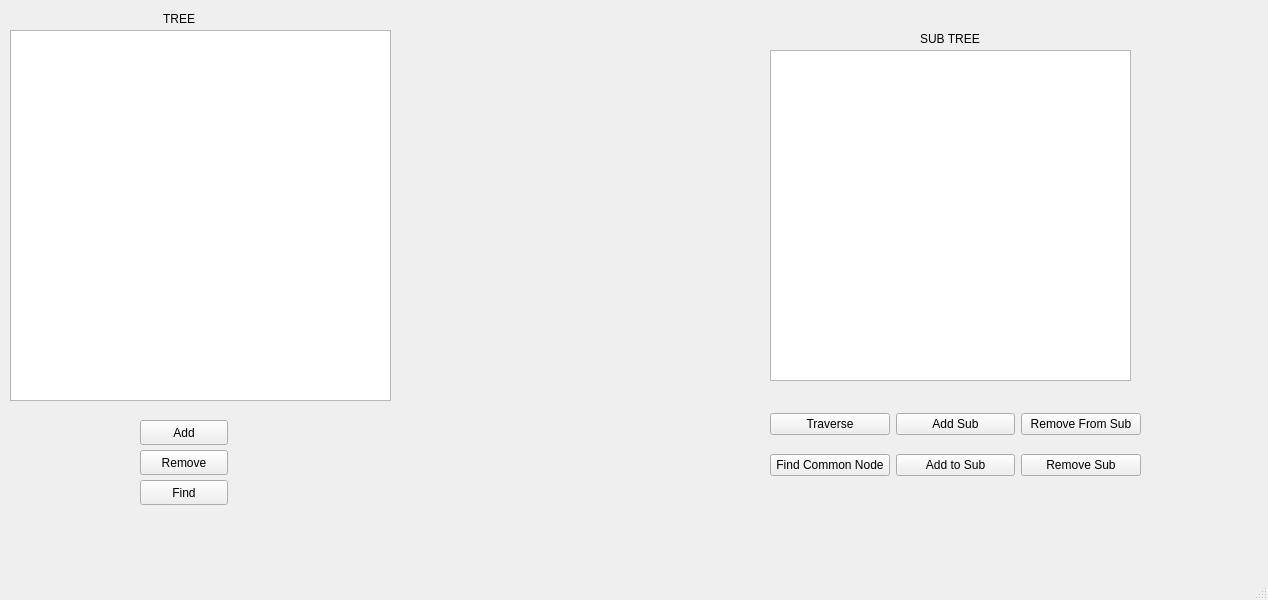
<?xml version="1.0" encoding="UTF-8"?>
<ui version="4.0">
 <class>MainWindow</class>
 <widget class="QMainWindow" name="MainWindow">
  <property name="geometry">
   <rect>
    <x>0</x>
    <y>0</y>
    <width>1268</width>
    <height>600</height>
   </rect>
  </property>
  <property name="windowTitle">
   <string>Task 1</string>
  </property>
  <widget class="QWidget" name="centralwidget">
   <widget class="QTreeView" name="treeView">
    <property name="geometry">
     <rect>
      <x>10</x>
      <y>30</y>
      <width>381</width>
      <height>371</height>
     </rect>
    </property>
    <attribute name="headerVisible">
     <bool>false</bool>
    </attribute>
   </widget>
   <widget class="QTreeView" name="treeView_2">
    <property name="geometry">
     <rect>
      <x>770</x>
      <y>50</y>
      <width>361</width>
      <height>331</height>
     </rect>
    </property>
    <attribute name="headerVisible">
     <bool>false</bool>
    </attribute>
   </widget>
   <widget class="QPushButton" name="pushButton_add">
    <property name="geometry">
     <rect>
      <x>140</x>
      <y>420</y>
      <width>88</width>
      <height>25</height>
     </rect>
    </property>
    <property name="text">
     <string>Add</string>
    </property>
   </widget>
   <widget class="QPushButton" name="pushButton_remove">
    <property name="geometry">
     <rect>
      <x>140</x>
      <y>450</y>
      <width>88</width>
      <height>25</height>
     </rect>
    </property>
    <property name="text">
     <string>Remove</string>
    </property>
   </widget>
   <widget class="QPushButton" name="pushButton_find">
    <property name="geometry">
     <rect>
      <x>140</x>
      <y>480</y>
      <width>88</width>
      <height>25</height>
     </rect>
    </property>
    <property name="text">
     <string>Find</string>
    </property>
   </widget>
   <widget class="QWidget" name="layoutWidget">
    <property name="geometry">
     <rect>
      <x>770</x>
      <y>400</y>
      <width>371</width>
      <height>91</height>
     </rect>
    </property>
    <layout class="QGridLayout" name="gridLayout">
     <item row="0" column="0">
      <widget class="QPushButton" name="pushButton_traverse">
       <property name="text">
        <string>Traverse</string>
       </property>
      </widget>
     </item>
     <item row="0" column="1">
      <widget class="QPushButton" name="pushButton_addSub">
       <property name="text">
        <string>Add Sub</string>
       </property>
      </widget>
     </item>
     <item row="0" column="2">
      <widget class="QPushButton" name="pushButton_removeFromSub">
       <property name="text">
        <string>Remove From Sub</string>
       </property>
      </widget>
     </item>
     <item row="1" column="0">
      <widget class="QPushButton" name="pushButton_commonNode">
       <property name="text">
        <string>Find Common Node</string>
       </property>
      </widget>
     </item>
     <item row="1" column="1">
      <widget class="QPushButton" name="pushButton_addToSub">
       <property name="text">
        <string>Add to Sub</string>
       </property>
      </widget>
     </item>
     <item row="1" column="2">
      <widget class="QPushButton" name="pushButton_removeSub">
       <property name="text">
        <string>Remove Sub</string>
       </property>
      </widget>
     </item>
    </layout>
   </widget>
   <widget class="QLabel" name="label">
    <property name="geometry">
     <rect>
      <x>150</x>
      <y>10</y>
      <width>66</width>
      <height>17</height>
     </rect>
    </property>
    <property name="text">
     <string>    TREE</string>
    </property>
   </widget>
   <widget class="QLabel" name="label_2">
    <property name="geometry">
     <rect>
      <x>920</x>
      <y>30</y>
      <width>71</width>
      <height>17</height>
     </rect>
    </property>
    <property name="text">
     <string>SUB TREE</string>
    </property>
   </widget>
  </widget>
  <widget class="QMenuBar" name="menubar">
   <property name="geometry">
    <rect>
     <x>0</x>
     <y>0</y>
     <width>1268</width>
     <height>22</height>
    </rect>
   </property>
  </widget>
  <widget class="QStatusBar" name="statusbar"/>
 </widget>
 <resources/>
 <connections/>
</ui>
